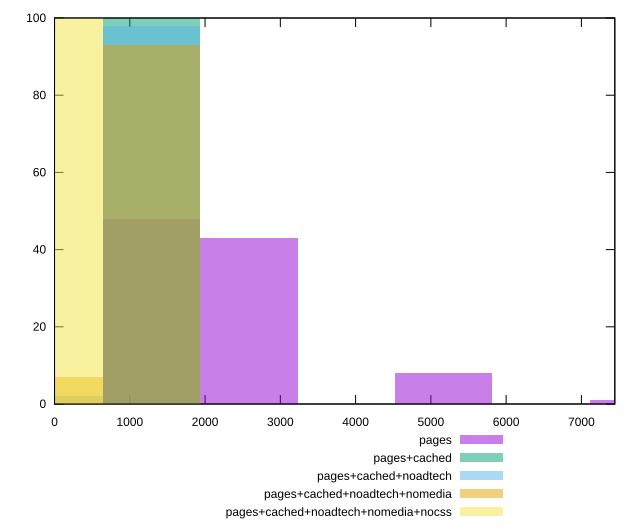

The gnuplot source for this figure:
reset

$pages <<EOF
2584.9571471532568 43
1292.4785735766284 48
5169.9142943065135 8
7754.871441459771 1
EOF

$pagesCached <<EOF
1292.4785735766284 100
EOF

$pagesCachedNoadtech <<EOF
1292.4785735766284 98
0 2
EOF

$pagesCachedNoadtechNomedia <<EOF
1292.4785735766284 93
0 7
EOF

$pagesCachedNoadtechNomediaNocss <<EOF
0 100
EOF

set key outside below
set boxwidth 1292.4785735766284
set xrange [0:7444]
set yrange [0:100]
set trange [0:100]
set style fill transparent solid 0.5 noborder
set terminal svg size 640, 530 enhanced background rgb 'white'
set output "report_00009_2021-02-08T22-37-41.559Z/render-blocking-resources/comparison/histogram/all_raw.svg"

plot $pages title "pages" with boxes, \
     $pagesCached title "pages+cached" with boxes, \
     $pagesCachedNoadtech title "pages+cached+noadtech" with boxes, \
     $pagesCachedNoadtechNomedia title "pages+cached+noadtech+nomedia" with boxes, \
     $pagesCachedNoadtechNomediaNocss title "pages+cached+noadtech+nomedia+nocss" with boxes

reset
